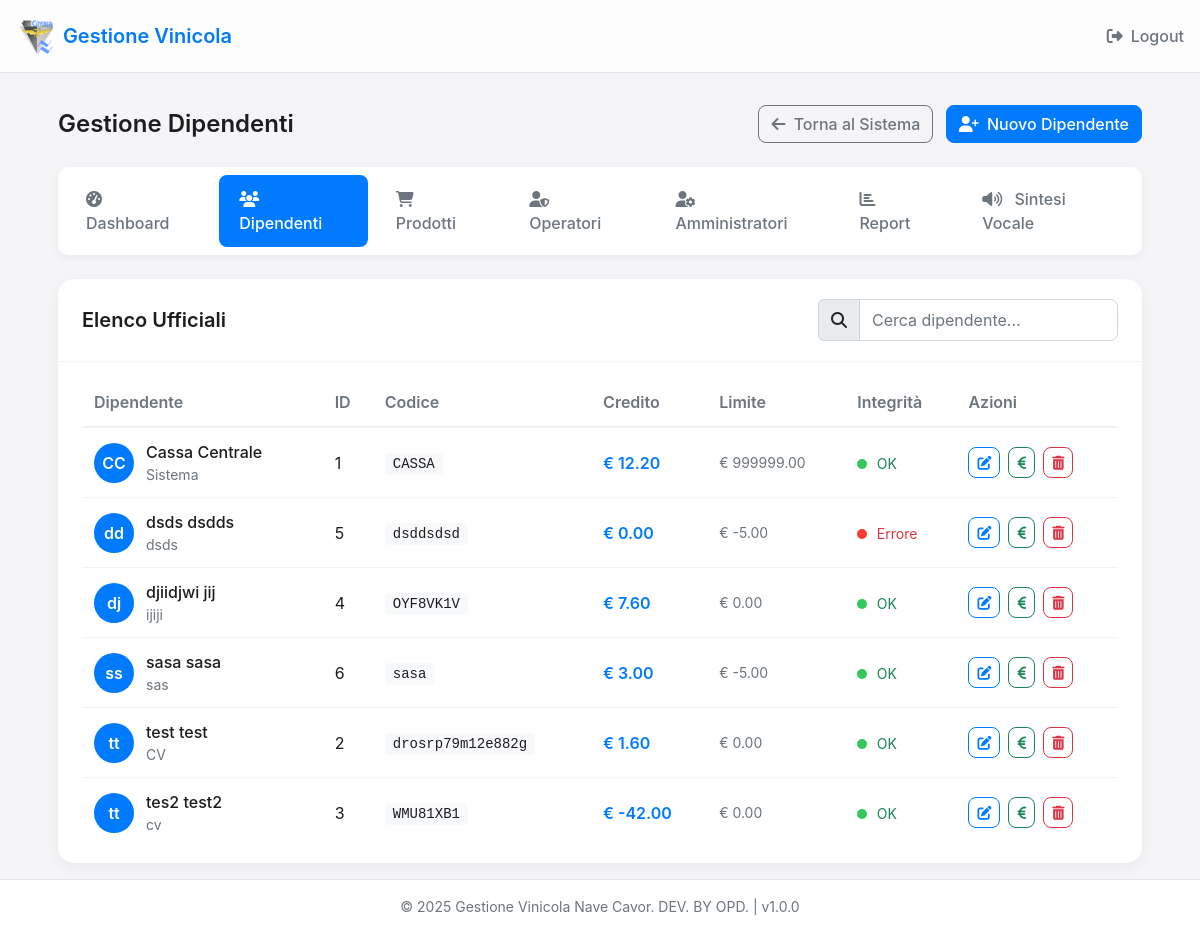
/admin/employees (signed in), run on an earlier commit of the app's database.
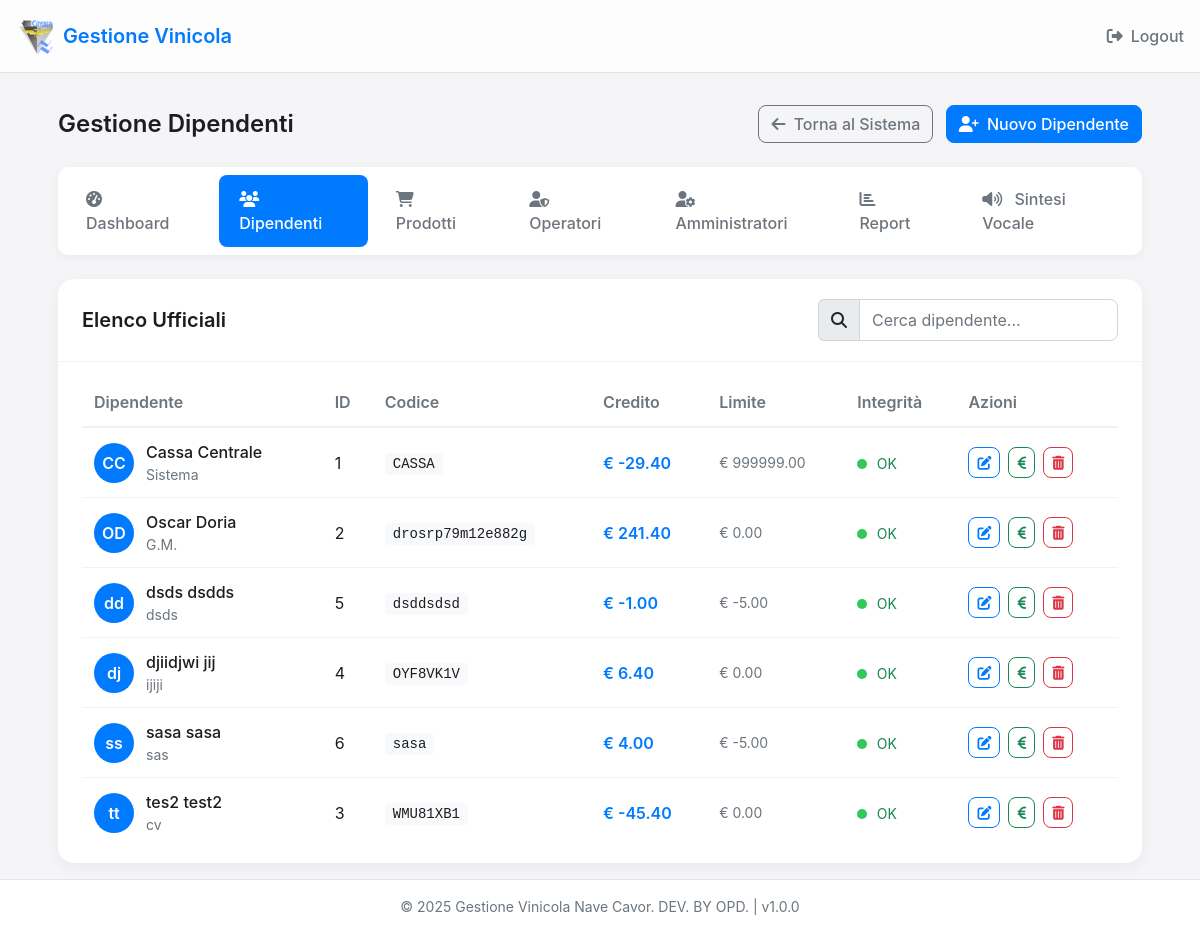
And on a later commit of the database.
### app.py (models this page shows, shortened)
class Employee(db.Model):
    id = db.Column(db.Integer, primary_key=True)
    code = db.Column(db.String(50), unique=True)  # Codice a barre della card
    first_name = db.Column(db.String(100))
    last_name = db.Column(db.String(100))
    rank = db.Column(db.String(100))
    credit = db.Column(db.Numeric(10, 2), default=0)
    credit_hash = db.Column(db.String(64))  # Hash per verificare l'integrità del credito
    credit_limit = db.Column(db.Numeric(10, 2), default=0)  # Limite di credito negativo consentito
    def verify_credit_integrity(self):
        if not self.credit_hash:  # Se non c'è hash, crealo
            self.update_credit_hash()
            db.session.commit()
            return True
        secret = app.config['SECRET_KEY']
        data = f"{self.id}:{self.credit}:{self.credit_limit}:{secret}"
        computed_hash = hashlib.sha256(data.encode()).hexdigest()
        return computed_hash == self.credit_hash

### app.py (the view)
@app.route('/admin/employees')
def admin_employees():
    if session.get('admin_logged_in') != True:
        return redirect(url_for('admin_login'))
    employees = Employee.query.order_by(Employee.last_name).all()
    return render_template('admin_employees.html', employees=employees)

### app.py (called while the page is built)
@app.context_processor
def inject_app_info():
    now = datetime.now()
    return {
        'app_name': app.config['APP_NAME'],
        'app_version': app.config['APP_VERSION'],
        'now': now
    }

### templates/admin_employees.html (shortened to what the changed rows need)
{% extends "base.html" %}
{% block content %}
<div class="admin-container">
    <div class="admin-header">
        <h1 class="admin-title">Gestione Dipendenti</h1>
    </div>
    <div class="employees-table-container">
        <div class="table-wrapper">
            <table class="employees-table">
                <thead>
                    <tr>
                        <th>Dipendente</th>
                        <th>ID</th>
                        <th>Codice</th>
                        <th>Credito</th>
                        <th>Limite</th>
                        <th>Integrità</th>
                        <th>Azioni</th>
                    </tr>
                </thead>
                <tbody>
                    {% for employee in employees %}
                    <tr>
                        <td class="employee-name-cell">
                            <div class="employee-avatar">{{ employee.first_name[0] }}{{ employee.last_name[0] }}</div>
                            <div class="employee-info">
                                <div class="employee-name">{{ employee.first_name }} {{ employee.last_name }}</div>
                                <div class="employee-rank">{{ employee.rank }}</div>
                            </div>
                        </td>
                        <td>
                            <span class="employee-id">{{ employee.id }}</span>
                        </td>
                        <td>
                            <span class="employee-code">{{ employee.code }}</span>
                        </td>
                        <td>
                            <div class="employee-credit">€ {{ "%.2f"|format(employee.credit) }}</div>
                        </td>
                        <td>
                            <div class="employee-limit">€ {{ "%.2f"|format(employee.credit_limit) }}</div>
                        </td>
                        <td>
                            <span class="integrity-indicator {% if employee.verify_credit_integrity() %}integrity-verified{% else %}integrity-failed{% endif %}"></span>
                            {% if employee.verify_credit_integrity() %}
                                <small class="text-success">OK</small>
                            {% else %}
                                <small class="text-danger">Errore</small>
                            {% endif %}
                        </td>
                        <td>
                            <div class="table-actions">
                                <a href="{{ url_for('admin_edit_employee', id=employee.id) }}" class="btn btn-sm btn-outline-primary" title="Modifica">
                                    <i class="fas fa-edit"></i>
                                </a>
                                <button type="button" class="btn btn-sm btn-outline-success" data-bs-toggle="modal" data-bs-target="#creditModal{{ employee.id }}" title="Modifica Credito">
                                    <i class="fas fa-euro-sign"></i>
                                </button>
                                <button type="button" class="btn btn-sm btn-outline-danger" data-bs-toggle="modal" data-bs-target="#deleteModal{{ employee.id }}" title="Elimina">
                                    <i class="fas fa-trash-alt"></i>
                                </button>
                            </div>
                        </td>
                    </tr>
                    {% endfor %}
                </tbody>
            </table>
        </div>
    </div>
</div>
{% endblock %}

What changed in the data, as far as the page shows it:
changed Employee "Cassa": credit "12.20" → "-29.40"
changed Employee "drosrp79m12e882g": first_name "t" → "O"; last_name "t" → "D"; first_name "test" → "Oscar"; last_name "test" → "Doria"; rank "CV" → "G.M."; credit "1.60" → "241.40"; moves up the list
changed Employee "dsds": credit "0.00" → "-1.00"; credit_hash "Errore" → "OK"
changed Employee "djiidjwi": credit "7.60" → "6.40"
changed Employee "sasa": credit "3.00" → "4.00"
changed Employee "tes2": credit "-42.00" → "-45.40"
